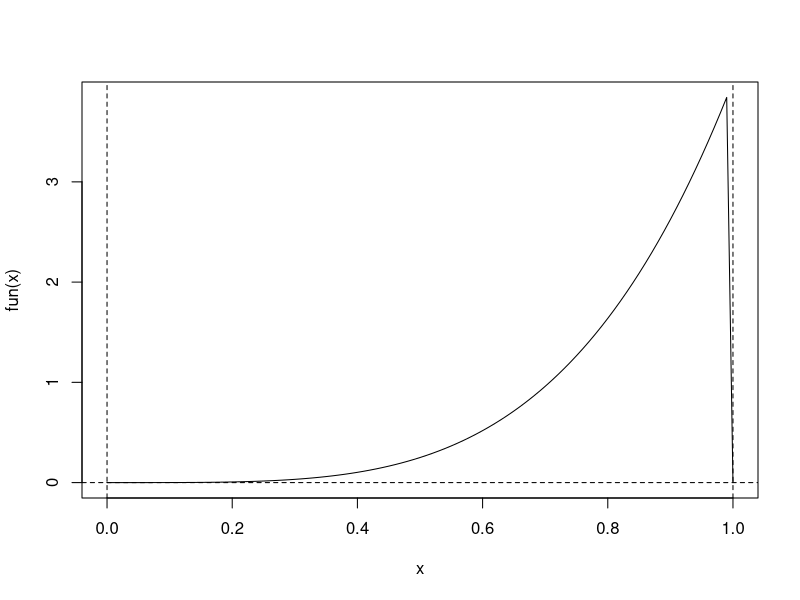
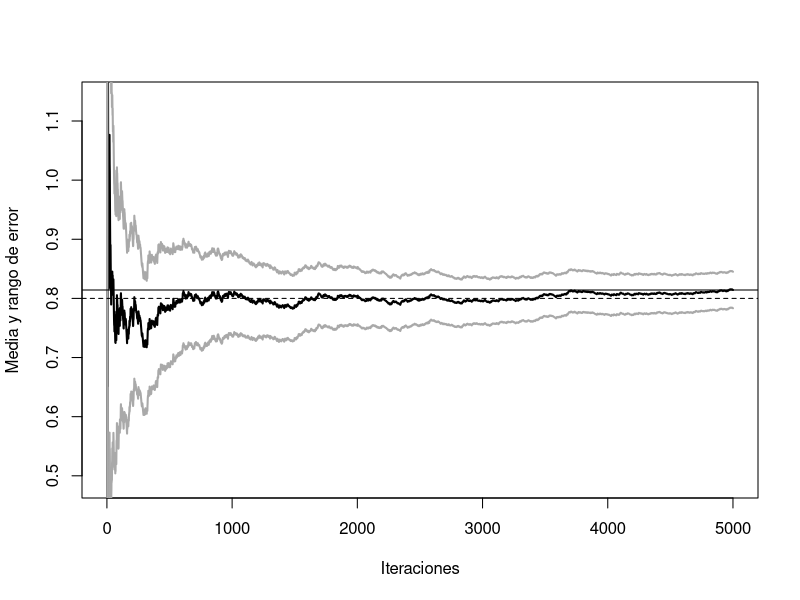
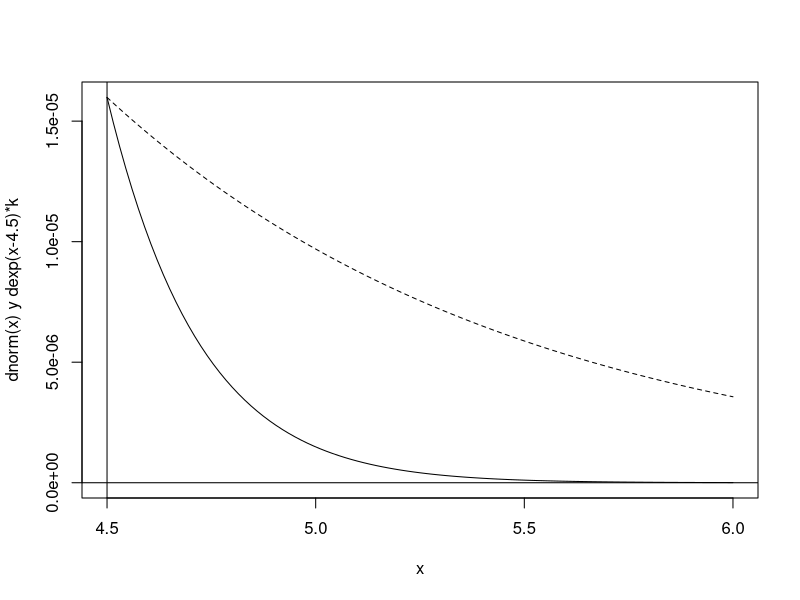
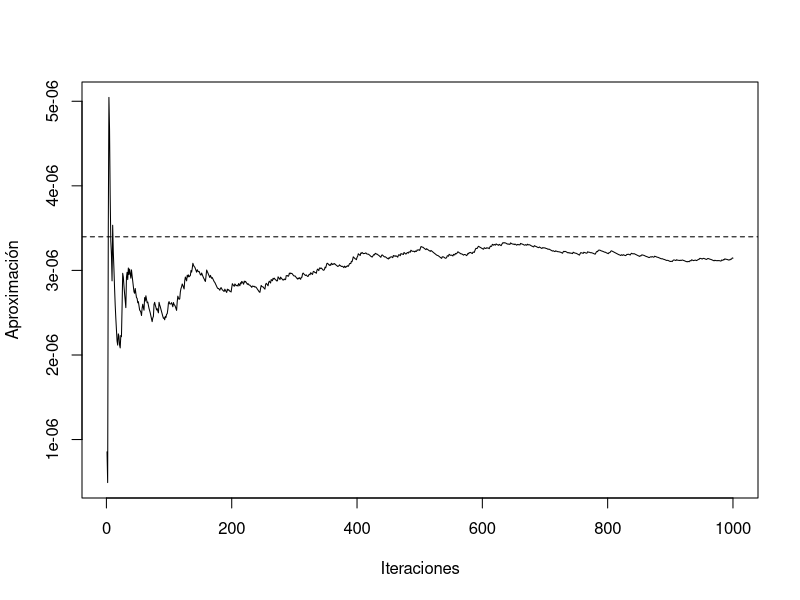
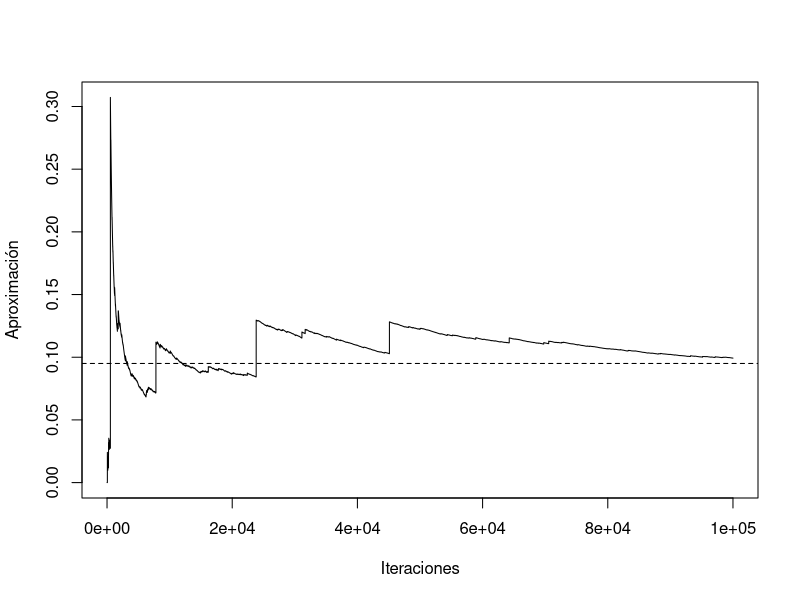
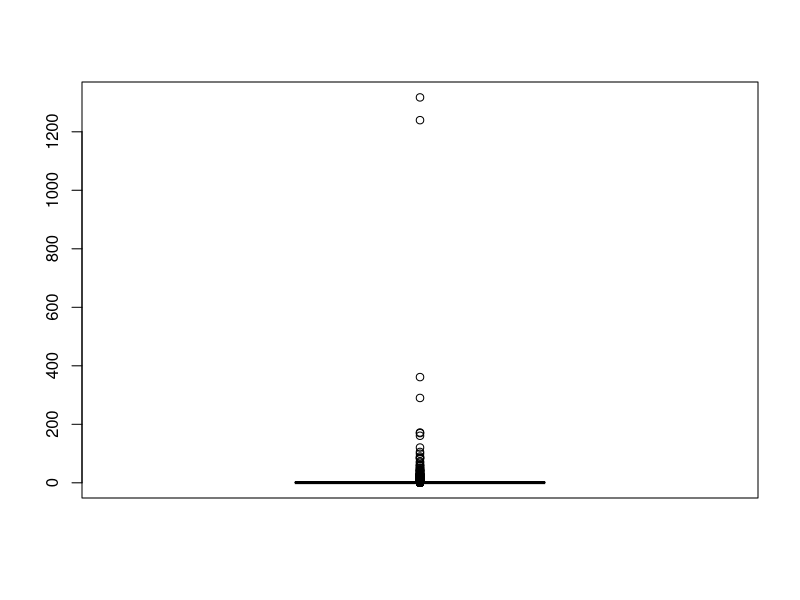
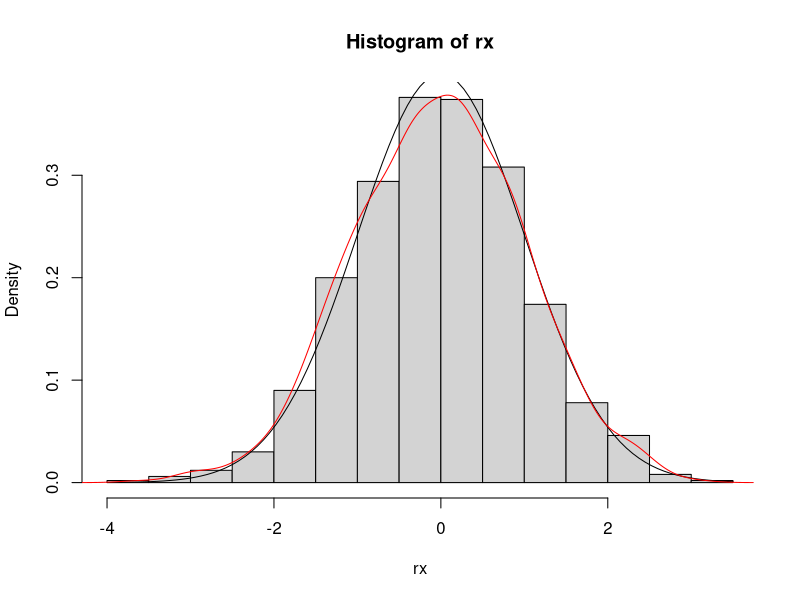
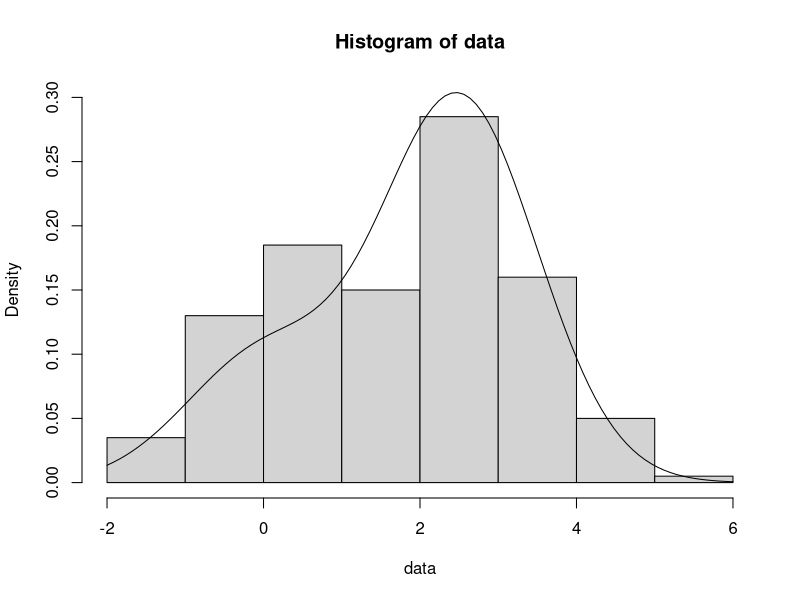

The R source for these figures, in order: (Note: this script raises an error after producing the figures.)
## ---- chunk 1

## ---- chunk 2
mc.integral0 <- function(fun, a, b, n) {
  # Integración Monte Carlo de fun entre a y b utilizando una muestra de tamaño n
  # fun es una función de una sola variable (y que no es vectorial)
  # Se asume a < b y n entero positivo
  # -------------------------------
  x <- runif(n, a, b)
  fx <- sapply(x, fun) # Si fun fuese vectorial bastaría con: fx <- fun(x)
  return(mean(fx) * (b - a))
}
## ---- chunk 3
fun <- function(x) ifelse((x > 0) & (x < 1), 4 * x^4, 0)
# return(4 * x^4)

curve(fun, 0, 1)
abline(h = 0, lty = 2)
abline(v = c(0, 1), lty = 2)

set.seed(1)
mc.integral0(fun, 0, 1, 20)
mc.integral0(fun, 0, 1, 100)
mc.integral0(fun, 0, 1, 100)
## ---- chunk 4
  mc.integral <- function(fun, a, b, n, plot = TRUE) {
    fx <- sapply(runif(n, a, b), fun) * (b - a)
    if (plot) {
      estint <- cumsum(fx)/(1:n)
      esterr <- sqrt(cumsum((fx - estint)^2))/(1:n)
      plot(estint, ylab = "Media y rango de error", type = "l", lwd = 2, ylim = mean(fx) + 
             2 * c(-esterr[1], esterr[1]), xlab = "Iteraciones")
      lines(estint + 2 * esterr, col = "darkgray", lwd = 2)
      lines(estint - 2 * esterr, col = "darkgray", lwd = 2)
      valor <- estint[n]
      abline(h = valor)
      return(list(valor = valor, error = 2 * esterr[n]))
    } else return(list(valor = mean(fx), error = 2 * sd(fx)/sqrt(n)))
  }

set.seed(1)
mc.integral(fun, 0, 1, 5000)
abline(h = 4/5, lty = 2)
## ---- chunk 5
set.seed(1)
mc.integral(fun, 0, 1, 5000, plot = FALSE)
## ---- chunk 6
rfun <- function(nsim) runif(nsim)^(1/4) # Método de inversión
nsim <- 5000
set.seed(1)
x <- rfun(nsim)
# h <- function(x) x
# res <- mean(h(x)) # Aproximación por simulación 
res <- mean(x)
res
# error <- 2*sd(h(x))/sqrt(nsim)
error <- 2*sd(x)/sqrt(nsim)
error
## ---- chunk 7
# h <- function(x) x > 4.5
# f <- function(x) dnorm(x)
set.seed(1)
nsim <- 10^3
x <- rnorm(nsim)
mean(x > 4.5) # mean(h(x))

pnorm(-4.5)  # valor teórico P(X > 4.5) 
## ---- chunk 8
any(x > 4.5)
## ---- chunk 9
curve(dnorm(x), 4.5, 6, ylab = "dnorm(x) y dexp(x-4.5)*k")
abline(v = 4.5)
abline(h = 0)
escala <- dnorm(4.5)  # Reescalado para comparación...
curve(dexp(x - 4.5) * escala, add = TRUE, lty = 2)  
## ---- chunk 10
set.seed(1)
nsim <- 10^3
y <- rexp(nsim) + 4.5    #  Y ~ g
w <- dnorm(y)/dexp(y - 4.5)
## ---- chunk 11
# h(x) <- function(x) x > 4.5  # (1 si x > 4.5 => h(y) = 1)
mean(w) # w*h(y)
pnorm(-4.5)  # valor teórico

plot(cumsum(w)/1:nsim, type = "l", ylab = "Aproximación", xlab = "Iteraciones")
abline(h = pnorm(-4.5), lty = 2)
## ---- chunk 12
sqrt(var(w)/nsim) # sd(w*h(y))/sqrt(nsim)   
## ---- chunk 13
est <- mean(rnorm(nsim) > 4.5)
est
sqrt(est * (1 - est)/nsim)
## ---- chunk 14
nsim <- 10^5
set.seed(4321)
y <- rnorm(nsim)
w <- dcauchy(y)/dnorm(y) # w <- w/sum(w) si alguna es una cuasidensidad
## ---- chunk 15
mean(w * (y > 2) * (y < 6)) 
pcauchy(6) - pcauchy(2)  # Valor teórico
## ---- chunk 16
plot(cumsum(w * (y > 2) * (y < 6))/1:nsim, type = "l", ylab = "Aproximación", xlab = "Iteraciones")
abline(h = pcauchy(6) - pcauchy(2), lty = 2)
## ---- chunk 17
boxplot(nsim * w/sum(w))  
## ---- chunk 18
# Densidad objetivo
# f <- dnorm # f <- function(x) ....

nsim <- 10^3
# El nº de simulaciones de la densidad auxiliar debe ser mucho mayor:
nsim2 <- 10^5
set.seed(4321)
y <- rcauchy(nsim2)
w <- dnorm(y)/dcauchy(y) # w <- w/sum(w) si alguna es una cuasidensidad

# Si se pidiera aproximar una integral
# h(y) = y si es la media # h <- function(y) y
# mean(w * h(y))
## ---- chunk 19
rx <- sample(y, nsim, replace = TRUE, prob = w/sum(w))
hist(rx, freq = FALSE)
curve(dnorm, add = TRUE)
lines(density(rx), col ="red")
## ---- chunk 20
nsim <- 200
mu1 <- 0 
mu2 <- 2.5
sd1 <- sd2 <- 1

set.seed(12345)
p.sim <- rbinom(nsim, 1, 0.25)
data <- rnorm(nsim, mu1*p.sim + mu2*(1-p.sim), sd1*p.sim + sd2*(1-p.sim))

hist(data, freq = FALSE, breaks = "FD", ylim = c(0, 0.3))
curve(0.25 * dnorm(x, mu1, sd1) + 0.75 * dnorm(x, mu2, sd2), add = TRUE)
## ---- chunk 21
like <- function(mu)
  -sum(log((0.25 * dnorm(data, mu[1], sd1) + 0.75 * dnorm(data, mu[2], sd2))))
  # NOTA: Pueden aparecer NA/Inf por log(0)
## ---- chunk 22
tee <- function(f) {
  function(...) {
    input <- if(nargs() == 1) c(...) else list(...)
    output <- f(...)
    # Hacer algo ...
    # ... con output e input
    return(output)
  }
}
## ---- chunk 23
tee.optim2d <- function(f) {
  best.f <- Inf   # Suponemos que se va a minimizar (opción por defecto)
  best.par <- c(NA, NA)   
  function(...) {
    input <- c(...)
    output <- f(...)
    ## Hacer algo ...
    points(input[1], input[2], col = "lightgray")
    if(best.f > output) {
      lines(rbind(best.par, input), lwd = 2, col = "blue")
      best.f <<- output
      best.par <<- input
      # points(best.par[1], best.par[2], col = "blue", pch = 20)
      # cat("par = ", best.par, "value = ", best.f, "\n")
    } 
    ## ... con output e input
    return(output)
  }
}
## ---- chunk 24

mmu1 <- mmu2 <- seq(-2, 5, length = 128)
lli <- outer(mmu1, mmu2, function(x,y) apply(cbind(x,y), 1, like))

par(mar = c(4, 4, 1, 1))
image(mmu1, mmu2, -lli, xlab = expression(mu[1]), ylab = expression(mu[2]))
contour(mmu1, mmu2, -lli, nlevels = 50, add = TRUE)

# Valores iniciales aleatorios
nstarts <- 5
set.seed(1)
starts <- matrix(runif(2*nstarts, -2, 5), nrow = nstarts)
points(starts, col = "blue", pch = 19)

# Minimización numérica con nlm
for (j in 1:nstarts){
  # Normalmente llamaríamos a nlm(like, start)
  res <- nlm(tee.optim2d(like), starts[j, ]) # nlm(like, starts[j, ])
  points(res$estimate[1],res$estimate[2], pch = 19)
  cat("par = ", res$estimate, "value =", res$minimum, "\n")
}
## ---- chunk 25
# ![](templesimulado.png)
knitr::include_graphics(paste0(fig.path,"templesimulado.png"))
## ---- chunk 26
# Representar la superficie del logaritmo de la verosimilitud
image(mmu1, mmu2, -lli, xlab = expression(mu[1]), ylab = expression(mu[2]))
contour(mmu1, mmu2, -lli, nlevels = 50, add = TRUE)
points(starts, col = "blue", pch = 19)

set.seed(1)
for (j in 1:nstarts){
  # Normalmente llamaríamos a optim(start, like, method = "SANN")
  # Note that the "SANN" method depends critically on the settings of the control parameters.
  # For "SANN" maxit gives the total number of function evaluations: there is no other stopping criterion. 
  # Defaults to 10000.
  res <- optim(starts[j, ], tee.optim2d(like), method = "SANN", control = list(temp = 100, maxit = 2000))
  points(res$par[1],res$par[2], pch = 19)
  cat("par = ", res$par, "value =", res$value, "\n")
}
## ---- chunk 27
SA <- function(fun, pini, lower = -Inf, upper = Inf, tolerance = 10^(-4), factor = 1) {
  temp <- scale <- iter <- dif <- 1
  npar <- length(pini) 
  the <- matrix(pini, ncol = npar)
  curfun <- hval <- fun(pini)
  while (dif > tolerance) {
    prop <- the[iter, ] + rnorm(npar) * scale[iter]
    # Se decide si se acepta la propuesta
    if (any(prop < lower) || any(prop > upper) || 
        (temp[iter] * log(runif(1)) > -fun(prop) + curfun))  prop <- the[iter, ]
    curfun <- fun(prop)
    hval <- c(hval, curfun)
    the <- rbind(the, prop)
    iter <- iter + 1
    temp <- c(temp, 1/log(iter + 1))  # Actualizar la temperatura
    # Se controla el nº de perturbaciones aceptadas
    ace <- length(unique(the[(iter/2):iter, 1]))
    if (ace == 1) 
      # si es muy pequeño se disminuye la escala de la perturbación
      factor <- factor/10
    if (2 * ace > iter) 
      # si es muy grande se aumenta
      factor <- factor * 10
    scale <- c(scale, max(2, factor * sqrt(temp[iter])))  # Actualizar la escala de la perturbación
    dif <- (iter < 100) + (ace < 2) + (max(hval) - max(hval[1:(iter/2)]))
  }
  list(theta = the, val = hval, ite = iter)
}

# Representar la superficie del logaritmo de la verosimilitud
image(mmu1, mmu2, -lli, xlab = expression(mu[1]), ylab = expression(mu[2]))
contour(mmu1, mmu2, -lli, nlevels = 50, add = TRUE)
points(starts, col = "blue", pch = 19)

set.seed(1)
for (j in 1:nstarts) {
  sar <- SA(like, starts[j, ])
  lines(sar$the[, 1], sar$the[, 2], lwd = 2, col = "blue")
  points(sar$the[sar$it, 1], sar$the[sar$it, 2], pch = 19)
}
## ---- chunk 28
require(DEoptim)

# Representar la superficie del logaritmo de la verosimilitud
image(mmu1, mmu2, -lli, xlab = expression(mu[1]), ylab = expression(mu[2]))
contour(mmu1, mmu2, -lli, nlevels = 50, add = TRUE)
# Estos algoritmos no requieren valores iniciales (los generan al azar en el rango)

lower <- c(-2, -2)
upper <- c(5, 5)
set.seed(1)
# DEoptim(like, lower, upper)
der <- DEoptim(tee.optim2d(like), lower, upper, DEoptim.control(itermax = 10))
# Por defecto fija el tamaño de la población a NP = 10*npar = 20
# Puede ser mejor dejar el valor por defecto itermax = 200
points(der$optim$bestmem[1], der$optim$bestmem[2], pch = 19)
